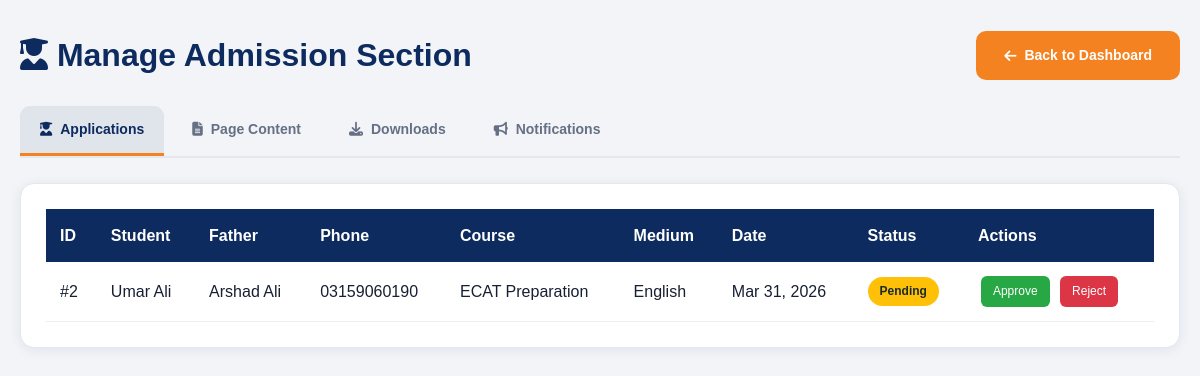
The app's page /AdminCP/manage_admission.php (signed in) with its own data.
### tables this page shows
CREATE TABLE `admissions` (
  `id` int(11) NOT NULL,
  `student_name` varchar(100) NOT NULL,
  `father_name` varchar(100) NOT NULL,
  `cnic_bform` varchar(20) NOT NULL,
  `phone` varchar(20) NOT NULL,
  `email` varchar(100) DEFAULT NULL,
  `address` text NOT NULL,
  `course_id` varchar(100) NOT NULL,
  `medium` varchar(10) NOT NULL DEFAULT 'English',
  `previous_education` varchar(255) DEFAULT NULL,
  `documents` varchar(255) DEFAULT NULL,
  `message` text DEFAULT NULL,
  `status` enum('pending','approved','rejected') DEFAULT 'pending',
  `admin_notes` text DEFAULT NULL,
  `created_at` timestamp NOT NULL DEFAULT current_timestamp(),
  `updated_at` timestamp NOT NULL DEFAULT current_timestamp() ON UPDATE current_timestamp()
);

CREATE TABLE `courses` (
  `id` int(11) NOT NULL,
  `name` varchar(200) NOT NULL,
  `description` text DEFAULT NULL,
  `duration` varchar(50) DEFAULT NULL,
  `fee` decimal(10,2) DEFAULT NULL,
  `category` varchar(20) DEFAULT 'regular' COMMENT 'regular, test, or short',
  `icon` varchar(50) DEFAULT NULL,
  `display_order` int(11) DEFAULT 0,
  `status` enum('active','inactive') DEFAULT 'active',
  `created_at` timestamp NOT NULL DEFAULT current_timestamp(),
  `updated_at` timestamp NOT NULL DEFAULT current_timestamp() ON UPDATE current_timestamp()
);

### AdminCP/manage_admission.php (the view, shortened to what this page needs)
<?php
require_once '../includes/config.php';
$valid_tabs = ['applications', 'page_content', 'downloads', 'notifications'];
$active_tab = isset($_GET['tab']) && in_array($_GET['tab'], $valid_tabs) ? $_GET['tab'] : 'applications';
$applications_result = mysqli_query($conn, "SELECT a.*, c.name as course_name FROM admissions a LEFT JOIN courses c ON a.course_id = c.id ORDER BY a.created_at DESC");
$tab_labels = [
    'applications' => ['icon' => 'fas fa-user-graduate', 'label' => 'Applications'],
    'page_content' => ['icon' => 'fas fa-file-alt', 'label' => 'Page Content'],
    'downloads' => ['icon' => 'fas fa-download', 'label' => 'Downloads'],
    'notifications' => ['icon' => 'fas fa-bullhorn', 'label' => 'Notifications'],
];
?>
<!DOCTYPE html>
<html lang="en">
<head>
    <link rel="stylesheet" href="../css/style.css">
    <link rel="stylesheet" href="https://cdnjs.cloudflare.com/ajax/libs/font-awesome/6.4.0/css/all.min.css">
</head>
<body>
    <div class="container" style="padding: 30px 20px;">
        <div style="display: flex; justify-content: space-between; align-items: center; margin-bottom: 25px;">
            <h1 style="color: var(--primary-color);"><i class="fas fa-user-graduate"></i> Manage Admission Section</h1>
            <a href="dashboard.php" class="btn btn-primary"><i class="fas fa-arrow-left"></i> Back to Dashboard</a>
        </div>
        <div class="tab-nav">
            <?php foreach ($tab_labels as $key => $t): ?>
                <a href="?tab=<?php echo $key; ?>" class="<?php echo $active_tab === $key ? 'active' : ''; ?>">
                    <i class="<?php echo $t['icon']; ?>"></i> <?php echo $t['label']; ?>
                </a>
            <?php endforeach; ?>
        </div>
        <?php if ($active_tab === 'applications'): ?>
        <div class="card" style="overflow-x:auto;">
            <table class="data-table">
                <thead><tr><th>ID</th><th>Student</th><th>Father</th><th>Phone</th><th>Course</th><th>Medium</th><th>Date</th><th>Status</th><th>Actions</th></tr></thead>
                <tbody>
                <?php if ($applications_result && mysqli_num_rows($applications_result) > 0): ?>
                    <?php while ($app = mysqli_fetch_assoc($applications_result)): ?>
                        <tr>
                            <td>#<?php echo $app['id']; ?></td>
                            <td><?php echo htmlspecialchars($app['student_name']); ?></td>
                            <td><?php echo htmlspecialchars($app['father_name']); ?></td>
                            <td><?php echo htmlspecialchars($app['phone']); ?></td>
                            <td><?php echo htmlspecialchars($app['course_name'] ?? $app['course_id']); ?></td>
                            <td><?php echo htmlspecialchars($app['medium'] ?? '-'); ?></td>
                            <td><?php echo date('M d, Y', strtotime($app['created_at'])); ?></td>
                            <td><span class="status-badge status-<?php echo $app['status']; ?>"><?php echo ucfirst($app['status']); ?></span></td>
                            <td>
                                <?php if ($app['status'] === 'pending'): ?>
                                    <a href="?tab=applications&app_action=approve&app_id=<?php echo $app['id']; ?>" class="action-btn btn-approve" onclick="return confirm('Approve this admission?')">Approve</a>
                                    <a href="?tab=applications&app_action=reject&app_id=<?php echo $app['id']; ?>" class="action-btn btn-reject" onclick="return confirm('Reject this admission?')">Reject</a>
                                <?php endif; ?>
                            </td>
                        </tr>
                    <?php endwhile; ?>
                <?php else: ?>
                    <tr><td colspan="9" style="text-align:center;padding:30px;color:var(--text-light);">No admission applications yet</td></tr>
                <?php endif; ?>
                </tbody>
            </table>
        </div>
        <?php endif; ?>
    </div>
</body>
</html>

### css/style.css (style rules this page uses)
:root { --primary-color: #0D2B5E; --primary-dark: #081D40; --secondary-color: #184A9C; --secondary-dark: #123B7D; --accent-color: #F58220; --accent-dark: #D96C0F; --highlight: #FFC107; --highlight-dark: #E6AC00; --white: #FFFFFF; --background: #F2F4F7; --text-dark: #172033; --text-light: #667085; --bg-light: #F2F4F7; --border-color: #E4E7EC; --brand-dark: var(--primary-dark); --shadow-sm: 0 2px 12px rgba(13,43,94,0.08); --shadow-md: 0 8px 32px rgba(13,43,94,0.12); --shadow-lg: 0 20px 60px rgba(13,43,94,0.16); --radius-sm: 8px; --radius-md: 14px; --radius-lg: 22px; --font: 'Poppins', sans-serif; --transition: 0.3s cubic-bezier(0.25,1,0.5,1); }
*, *::before, *::after { box-sizing: border-box; margin: 0; padding: 0; }
html { scroll-behavior: smooth; font-size: 16px; }
body { font-family: var(--font); color: var(--text-dark); background: #fff; line-height: 1.6; -webkit-font-smoothing: antialiased; overflow-x: hidden; }
a { text-decoration: none; color: inherit; }
.container { max-width: 1220px; margin: 0 auto; padding: 0 24px; width: 100%; }
.btn { display: inline-flex; align-items: center; gap: 8px; padding: 11px 26px; border-radius: 10px; font-family: var(--font); font-size: 14px; font-weight: 600; cursor: pointer; transition: all var(--transition); text-decoration: none; border: 2px solid transparent; white-space: nowrap; }
.btn-primary { background: var(--accent-color); color: #fff; border-color: var(--accent-color); }
.card { background: #fff; border: 1px solid var(--border-color); border-radius: var(--radius-md); box-shadow: var(--shadow-sm); padding: 25px; }

### AdminCP/manage_admission.php (style rules this page uses)
body { background: var(--bg-light); }
.tab-nav { display: flex; flex-wrap: wrap; gap: 8px; margin-bottom: 25px; border-bottom: 2px solid var(--border-color); }
.tab-nav a { display: inline-flex; align-items: center; gap: 8px; padding: 12px 20px; text-decoration: none; color: var(--text-light); font-weight: 600; font-size: 14px; border-radius: 10px 10px 0 0; border-bottom: 3px solid transparent; transition: all 0.25s ease; }
.tab-nav a.active { color: var(--primary-color); border-bottom-color: var(--accent-color); background: rgba(13,43,94,0.08); }
.status-badge { display: inline-block; padding: 5px 12px; border-radius: 20px; font-size: 12px; font-weight: 600; color: #fff; }
.status-pending { background: #ffc107; color: #1a2b2c; }
.data-table { width: 100%; border-collapse: collapse; }
.data-table th { background: var(--primary-color); color: #fff; padding: 14px; text-align: left; }
.data-table td { padding: 14px; border-bottom: 1px solid #eee; vertical-align: middle; }
.action-btn { padding: 6px 12px; margin: 0 3px; border: none; border-radius: 6px; cursor: pointer; font-size: 12px; text-decoration: none; display: inline-block; }
.btn-approve { background: #28a745; color: #fff; }
.btn-reject { background: #dc3545; color: #fff; }

### records on screen
admissions: id "2", student_name "Umar Ali", father_name "Arshad Ali", phone "03159060190", course.name "ECAT Preparation", medium "English", created_at "Mar 31, 2026", status "Pending"

### other values on screen
$t['label'] "Applications"
$t['label'] "Page Content"
$t['label'] "Downloads"
$t['label'] "Notifications"
